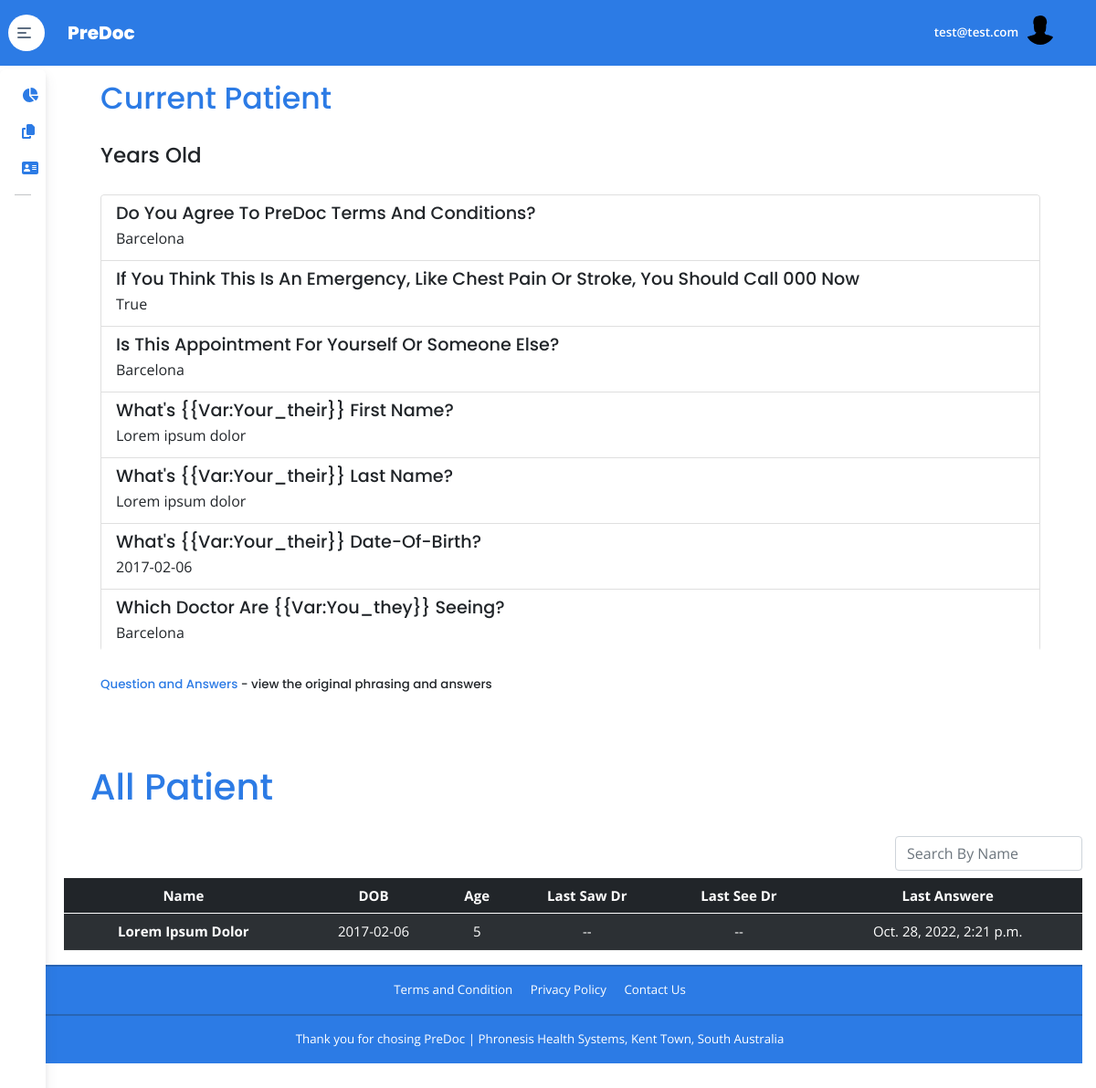
Screenshot of /dashboard/ (signed in) with the database file from the repository.
### account/models.py (models this page shows, shortened)
class UserModel(TimeStampMixin, AbstractBaseUser):
    class Meta:
        verbose_name = 'User'
    email = models.EmailField(max_length=255, unique=True)
    username = models.CharField(max_length=255, null=True, blank=True)
    first_name = models.CharField(max_length=255, null=True, blank=True)
    last_name = models.CharField(max_length=255, null=True, blank=True)
    description = models.CharField(max_length=255, null=True, blank=True)
    about = models.TextField()
    location = models.CharField(max_length=255, null=True, blank=True)
    profile_image = models.ImageField(upload_to ='profile_image', null=True, blank=True)
    dob = models.DateField(blank=True,null=True)
    gender = models.CharField(max_length=10,choices=GENDER_CHOICES,null=True,blank=True)
    age = models.IntegerField(blank=True, null=True)
    is_agree = models.BooleanField(default=False)
    is_active = models.BooleanField(default=True)
    is_admin = models.BooleanField(default=False)
    is_staff = models.BooleanField(default=False)
    type = models.CharField(max_length=10,choices=UserTypeChoice.choices(), null=False, blank=False, default=UserTypeChoice.DOCTOR.value,)
    USERNAME_FIELD = "email"
    REQUIRED_FIELDS = []
    objects = CustomUserManger()

### appoinments/models.py (models this page shows)
class Appoinment(models.Model):
    created_at = models.DateTimeField(auto_now_add=True,null=True, blank=True)
    questions = models.JSONField(default= dict)

### appoinments/views.py (the view, shortened to what this page needs)
# urls.py: path('dashboard/', DashBoardPageView.as_view(),name='dashboard'),
class DashBoardPageView(LoginRequiredMixin, View):
    def get(self, request, *args, **kwargs):
        obj = Appoinment.objects.first()
        appoinments = Appoinment.objects.all()
        paginator  = Paginator(appoinments,5)
        page       = request.GET.get('page')
        try:
            cr_page = paginator.get_page(page)
        except PageNotAnInteger:
            cr_page = paginator.page(1)
        except EmptyPage:
            cr_page = paginator.page(paginator.num_pages)
        if obj:
            parser = Parser(payload=obj.questions)
            refactored_payload = zip(parser.parse_questions(), parser.parse_answers())
            popupp_payload = parser.parse_original_questionnaire()
            context={
                'refactored_payload':refactored_payload,
                'popupp_payload':popupp_payload,
                "title":"Dashboard",
                'pages':cr_page,
                "obj":obj,
                "dob":parser.get_date_of_birth(),
                "age": parser.get_age(),
                "first_name": parser.get_first_name()
            }
        return render(request,'dashboard.html', context)

### appoinments/parser.py (called while the page is built)
   def __get_type_question(self, question):
      return question.get('title')

   def __get_type_answer(self, answer):
      if answer.get('type') == 'choice':
         return answer.get('choice').get('label')
      return answer[answer.get('type')]

   def __get_original_question(self, q_payload):
      type = q_payload.get('type')
      if type in self.none_choiced_fields:
         return {
               'title' : q_payload.get("title"),
               'choices': None
            }
      elif type in self.choiced_fields:
         return {
               'title' : q_payload.get('title'),
               "choices" : q_payload.get('choices')
            }

   def parse_answers(self):
      for answer in self.answers:
         self.formatted_answer.append(self.__get_type_answer(answer))
      return self.formatted_answer

   def parse_questions(self):
      for question in self.questions:
         self.formatted_questions.append(self.__get_type_question(question))
      return self.formatted_questions

   def parse_original_questionnaire(self):
      for question in self.questions:
         self.questionnaire.append(self.__get_original_question(question))
      return self.questionnaire

   def get_date_of_birth(self):
      for answer in self.answers:
         if answer.get('type') == 'date':
            return answer.get('date')

   def get_age(self):
      today = date.today()
      birthdate = self.get_date_of_birth()
      birthdate = datetime.strptime(birthdate, '%Y-%m-%d').date()
      return  today.year - birthdate.year - ((today.month, today.day) < (birthdate.month, birthdate.day))

   def get_first_name(self):
      for question in self.questions:
         if "first name" in question.get('title'):
            ref = question.get('ref')
            break
      for answer in self.answers:
         if answer.get('field').get('ref') == ref:
            return answer.get('text')

### templates/dashboard.html (shortened to what this page needs)
{% extends 'base.html' %}
{% load static %}
{% block content %}
<main class="main" id="top">
  <div class="container">
          {% if obj %}
            <div class="container" id="current_div" style="display:block ;">
              <div class="modal-body">
                <div class=" text-heading">
                  <h2 class="text-heading">Current Patient</h2>
                  <h4 class="text-dark">{{ obj.patient.age }} Years Old {{obj.patient.gender}}</h4>
                </div>
                <div class="mt-4 ">
                  <div class="" >
                    <div class="list-group w-100 question_table" style="height: 500px;overflow:scroll;">
                      {% for Question, Answere in refactored_payload  %}
                      <div class="list-group-item list-group-item-action">
                        <div class="d-flex w-100 justify-content-between">
                          <h5 class="mb-1 text-capitalize">{{Question}}</h5>
                        </div>
                        <p class="mb-1">
                          {{Answere}}
                        </p>
                      </div>
                      {% endfor %}
                  </div>
                </div>
                    <div class="mt-4">
                      <p class="h6">
                        <a href="" data-bs-toggle="modal" data-bs-target="#exampleModal">Question and Answers</a> -
                            view the original phrasing and answers
                      </p>
                    </div>
                  </div>
                </div>
              </div>
            </div>
          {% endif %}
          <div class="condition_base_data">
            {% if pages %}
            <div class="">
              <h1 class="m-4 pt-4 h1 text-heading"> All Patient </h1>
              <div class="d-flex justify-content-end my-2">
                <span class="counter pull-right"></span>
                <div class="">
                    <input type="text" id="myInput" class="search form-control"  placeholder="Search By Name">
                  </div>
              </div>
              <div class="table-responsive-sm table-responsive-md  table-responsive-lg  custom_table" >
                <table class="table table-striped results table-dark table-hover"  id="myTable"  >
                      <thead >
                        <tr class="text-center text-headisng font-weight-bold">
                          <th scope="col">Name</th>
                          <th scope="col">DOB</th>
                          <th scope="col">Age</th>
                          <th scope="col">Last Saw Dr</th>
                          <th scope="col">Last See Dr</th>
                          <th scope="col">Last Answere</th>
                        </tr>
                      </thead>
                      {% for appoinment in pages %}
                      <tbody>
                        <tr class="text-center text-heading show_div">
                          <th scope="row" onclick="loadingPage()" id="get_ajax_request" class="cursor-pointer text-capitalize button_show_div" data-target="#id-{{appoinment.id}}">
                            {{ first_name}}
                          </th>
                          <td>{{dob}}</td>
                          <td>{{age}}</td>
                          <td>--</td>
                          <td>--</td>
                          <td>{{appoinment.created_at}} </td>
                        </tr>
                      </tbody>
                      {% endfor %}
                </table>
              </div>
            </div>
            {% endif %}
          </div>
      </div>
    {% include 'seconed_fotter.html' %}
{% endblock content %}

### templates/layout/header.html (shortened to what this page needs)
{% load static %}
{% block header %}
<nav class="navbar ndavbar-glsass accounts-card-bg custom-height-nav navbar-top sticky-kit px-4 navbar-expand">
    <ul class="navbar-nav navbar-nav-icons ml-auto flex-row align-items-center">
      <li class="nav-item"> <span class="text-white">{{request.user.email}}</span></li>
      <li class="nav-item mr-3 dropdown dropdown-on-click"><a class="nav-link pr-0" id="navbarDropdownUser" href="#" role="button" data-toggle="dropdown" aria-haspopup="true" aria-expanded="false">
          <div class="avatar avatar-xl">
            <img class="rounded-circle"
            {% if request.user.profile_image %}
             src="{{ request.user.profile_image.url }}"
             {% else %}
             src="{% static 'assets/img/icons/avatar.svg' %}"
              {% endif %}
             alt="" />
          </div>
        </a>
      </li>
    </ul>
  </nav>
  {% endblock header %}

### static/assets/css/root.css (style rules this page uses)
:root { --accounts-card-bg :#2c7be5; --fotter-bg-color:#2c7be5; --main-bg-gradient:white ; --heading-all-color : #2C7BE5; --anchor-tags-color: #2c7be5; }
body { background-color: var(--main-bg-gradient); background-repeat:no-repeat ; }
a { color: var(--anchor-tags-color); text-decoration: none; }
.text-heading { color: var(--heading-all-color); }
.accounts-card-bg { background-color: var(--accounts-card-bg); }

### static/assets/css/theme.css (style rules this page uses)
:root { --blue: #2c7be5; --indigo: #727cf5; --purple: #6b5eae; --pink: #ff679b; --red: #e63757; --orange: #fd7e14; --yellow: #f5803e; --green: #00d27a; --teal: #02a8b5; --cyan: #27bcfd; --white: #fff; --gray: #748194; --gray-dark: #4d5969; --primary: #2c7be5; --secondary: #748194; --success: #00d27a; --info: #27bcfd; --warning: #f5803e; --danger: #e63757; --light: #f9fafd; --dark: #0b1727; --breakpoint-xs: 0; --breakpoint-sm: 576px; --breakpoint-md: 768px; --breakpoint-lg: 992px; --breakpoint-xl: 1200px; --breakpoint-xxl: 1540px; --font-family-sans-serif: "Poppins", -apple-system, BlinkMacSystemFont, "Segoe UI", Roboto, "Helvetica Neue", Arial, sans-serif, "Apple Color Emoji", "Segoe UI Emoji", "Segoe UI Symbol"; --font-family-monospace: "SFMono-Regular", Menlo, Monaco, Consolas, "Liberation Mono", "Courier New", monospace; }
*, *::before, *::after { -webkit-box-sizing: border-box; box-sizing: border-box; }
html { font-family: sans-serif; line-height: 1.15; -webkit-text-size-adjust: 100%; -webkit-tap-highlight-color: rgba(0, 0, 0, 0); }
article, aside, figcaption, figure, footer, header, hgroup, main, nav, section { display: block; }
body { margin: 0; font-family: "Open Sans", -apple-system, BlinkMacSystemFont, "Segoe UI", Roboto, "Helvetica Neue", Arial, sans-serif, "Apple Color Emoji", "Segoe UI Emoji", "Segoe UI Symbol"; font-size: 1rem; font-weight: 400; line-height: 1.5; text-align: left; }
.cursor-pointer { cursor: pointer; }
h1, h2, h3, h4, h5, h6 { margin-top: 0; margin-bottom: 0.5rem; }
p { margin-top: 0; margin-bottom: 1rem; }
ol, ul, dl { margin-top: 0; margin-bottom: 1rem; }
a { color: #2c7be5; text-decoration: none; background-color: transparent; }
h1, h2, h3, h4, h5, h6, .h1, .h2, .h3, .h4, .h5, .h6 { margin-bottom: 0.5rem; font-family: "Poppins", -apple-system, BlinkMacSystemFont, "Segoe UI", Roboto, "Helvetica Neue", Arial, sans-serif, "Apple Color Emoji", "Segoe UI Emoji", "Segoe UI Symbol"; font-weight: 500; line-height: 1.2; }
h1, .h1 { font-size: 2.48832rem; }
h2, .h2 { font-size: 2.0736rem; }
h4, .h4 { font-size: 1.44rem; }
h5, .h5 { font-size: 1.2rem; }
h6, .h6 { font-size: 0.83333rem; }
.container, .container-fluid, .container-sm, .container-md, .container-lg, .container-xl, .container-xxl { width: 100%; padding-right: 15px; margin-right: auto; margin-left: auto; }
.mb-1, .my-1 { margin-bottom: 0.25rem !important; }
.mt-2, .my-2 { margin-top: 0.5rem !important; }
.mb-2, .my-2 { margin-bottom: 0.5rem !important; }
.mr-3, .mx-3 { margin-right: 1rem !important; }
.m-4 { margin: 1.8rem !important; }
.mt-4, .my-4 { margin-top: 1.8rem !important; }
.pr-0, .px-0 { padding-right: 0 !important; }
.pt-4, .py-4 { padding-top: 1.8rem !important; }
.pr-4, .px-4 { padding-right: 1.8rem !important; }
.pl-4, .px-4 { padding-left: 1.8rem !important; }
.ml-auto, .mx-auto { margin-left: auto !important; }
.avatar { position: relative; display: inline-block; }
.avatar img { display: block; }
.avatar img, .avatar { width: 100%; height: 100%; }
.avatar img { -o-object-fit: cover; object-fit: cover; }
.avatar-xl { height: 2rem; width: 2rem; }
.navbar .nav-link { outline: none; }
.custom-height-nav { height: 72px; }
.navbar-top { top: 0; z-index: 1020; }
.navbar-vertical-collapsed .navbar-vertical.navbar-expand-xl + .content .navbar-top { padding-left: 13.375rem; }
.navbar-vertical-collapsed .navbar-vertical.navbar-expand-xl.navbar-card + .content .navbar-top, .navbar-vertical-collapsed .navbar-vertical.navbar-expand-xl.navbar-vibrant + .content .navbar-top, .navbar-vertical-collapsed .navbar-vertical.navbar-expand-xl.navbar-inverted + .content .navbar-top { padding-left: 12.125rem; }
.navbar-top { position: -webkit-sticky; position: sticky; top: 0; font-size: 0.83333rem; font-weight: 600; margin-left: -15px; margin-right: -15px; }
h5, .h5 { margin-bottom: 0.25rem; }
.container, .container-fluid, .container-sm, .container-md, .container-lg, .container-xl, .container-xxl { position: relative; }
.text-white { color: #fff !important; }

### rows the page displays
UserModel: user.email "test@test.com"
Appoinment: first_name "Lorem Ipsum Dolor", dob "2017-02-06", age "5", created_at "Oct. 28, 2022, 2:21 p.m."

### other values shown
{{ Question }} "Do You Agree To PreDoc Terms And Conditions?" "If You Think This Is An Emergency, Like Chest Pain Or Stroke, You Should Call 000 Now" "Is This Appointment For Yourself Or Someone Else?" "What's {{var:your_their}} First Name?" "What's {{var:your_their}} Last Name?" "What's {{var:your_their}} Date-Of-Birth?" "Which Doctor Are {{var:you_they}} Seeing?"
{{ Answere }} "Barcelona" "True" "Barcelona" "Lorem ipsum dolor" "Lorem ipsum dolor" "2017-02-06" "Barcelona"
